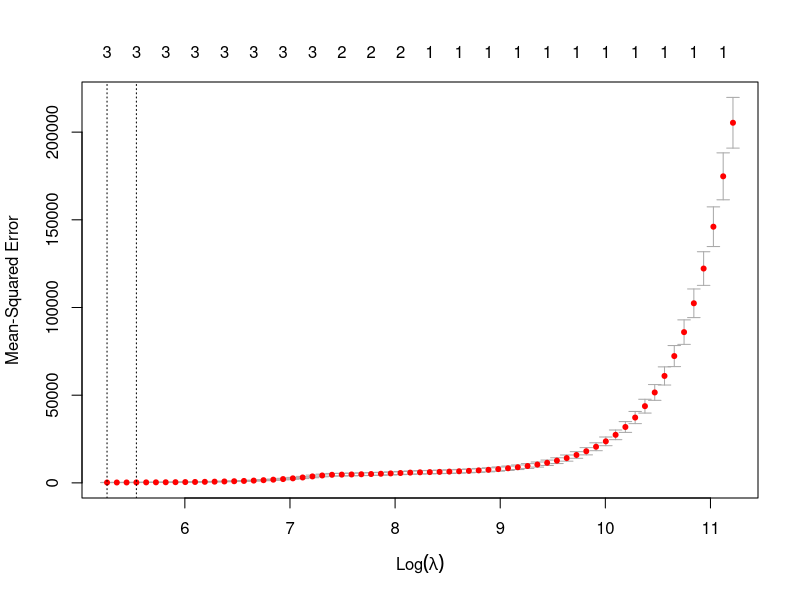

The R source for this figure:
## ---- chunk 1
library(MASS)

data(Boston, package="MASS")
## ---- chunk 2
B <- c(crim=1.52274943515658, zn=-2.79081122064963, indus=0, 
       nox=1.4332089680247, rm=1.03212527744472, age=0, 
       dis=2.75923800934106, tax=2.43884606240317, ptratio=0, 
       black=-0.371096117421985, lstat=1.09251574007794, medv=0)

eps <- rnorm(nrow(Boston))
## ---- chunk 3
Boston <- Boston[, names(B)]
## ---- chunk 4
head(Boston)
## ---- chunk 5
Y = as.matrix(Boston[, names(B)]) %*% B + eps
Boston$Y = Y
## ---- chunk 6
test_indices <- sample(1:nrow(Boston), size = 0.4 * nrow(Boston))
X_test <- Boston[test_indices, names(B)]
Y_test <- Boston[test_indices, 'Y']
X_train <- Boston[-test_indices, names(B)]
Y_train <- Boston[-test_indices, 'Y']
## ---- chunk 7
model <- lm(Y ~ ., Boston, subset = -test_indices)
## ---- chunk 8
summary(model)
## ---- chunk 9
pred <- predict(model, newdata = X_test)
## ---- chunk 10
mse <- mean((Y_test - pred)^2)
cat("mse: ", mse)
## ---- chunk 11
min_mse <- mean((Y_test - as.matrix(X_test) %*% B)^2)
cat("min mse:", min_mse)
## ---- chunk 12
model_aic <- stepAIC(model, direction = "both", trace = FALSE)
model_bic <- stepAIC(model, direction = "both", k = log(nrow(biopsy)), trace = FALSE)
## ---- chunk 13
summary(model_aic)
## ---- chunk 14
summary(model_bic)
## ---- chunk 15
library(glmnet)
## ---- chunk 16
simple.cv <- cv.glmnet(x=as.matrix(X_train),
                       y=Y_train,
                       standardize=FALSE,
                       tresh=1e-16,
                       alpha=1
                       )
## ---- chunk 17
plot(simple.cv)
